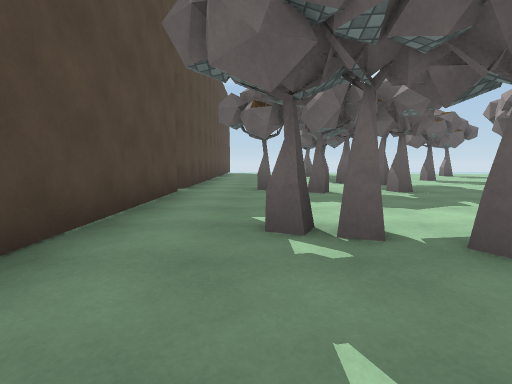
view 1 (above)

13 first-person views from a walk through a scene from a Unity 3-D project. The camera is 1.2 m above the floor, tilts 6° down and sees 85° across. The floor is counted in squares, 2 m on a side. Each view is taken from the middle of a square. On the plan, view 1 faces up. The plan holds only what a view shows up to about 9 squares ahead; the rest is blank. The place goes on beyond the plan. The player is left out. Surface patterns are stand-ins for the level's own textures.

view 2
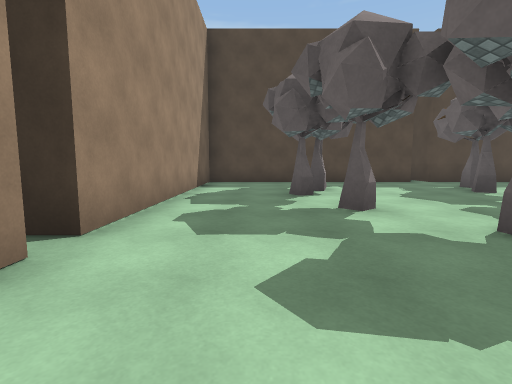

view 3
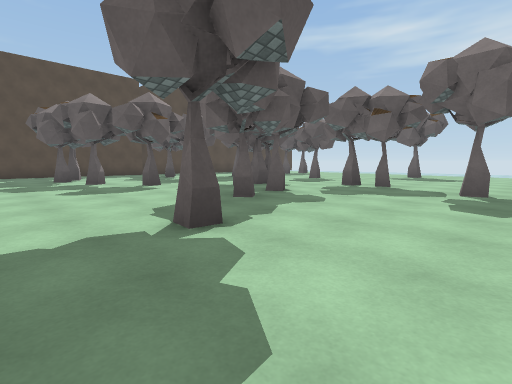

view 4
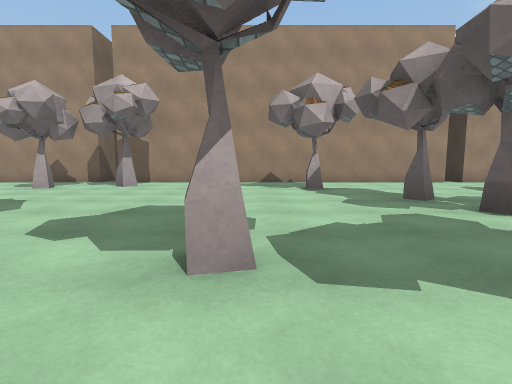

view 5
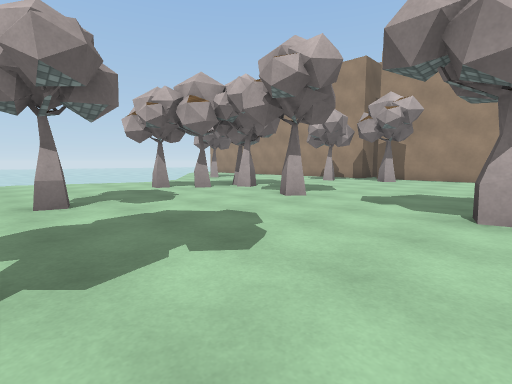

view 6
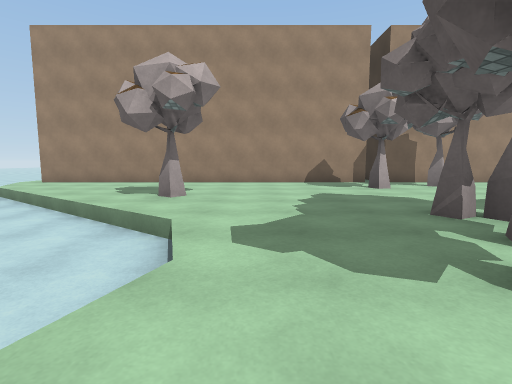

view 7
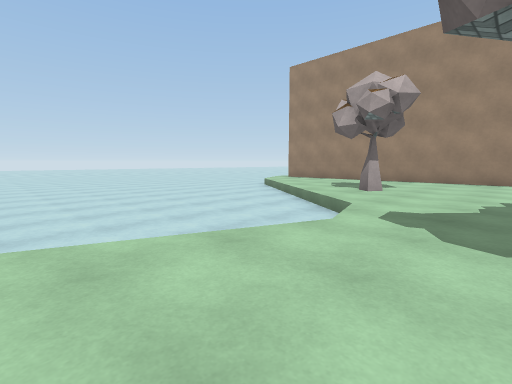

view 8
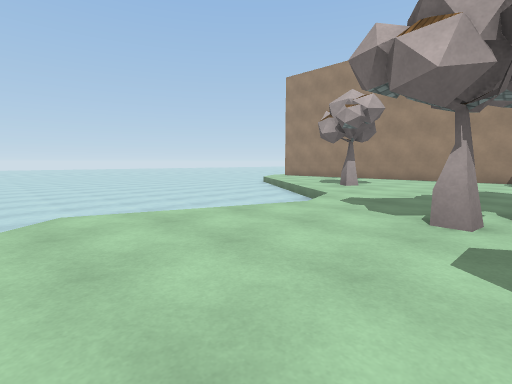

view 9
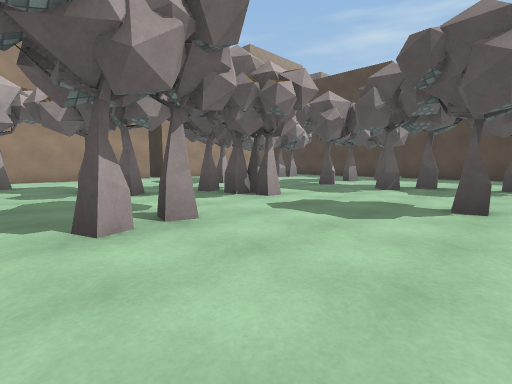

view 10
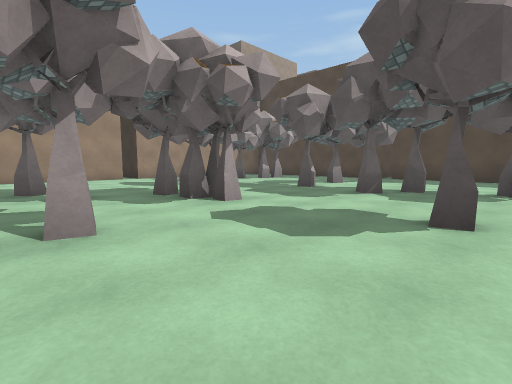

view 11
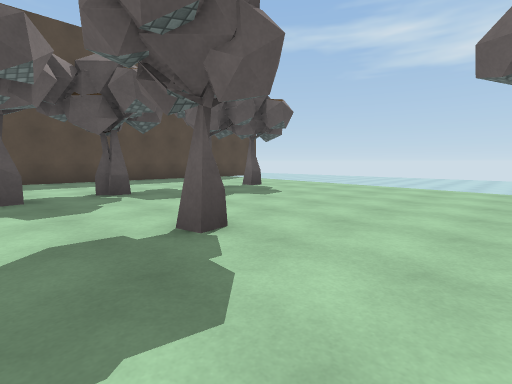

view 12
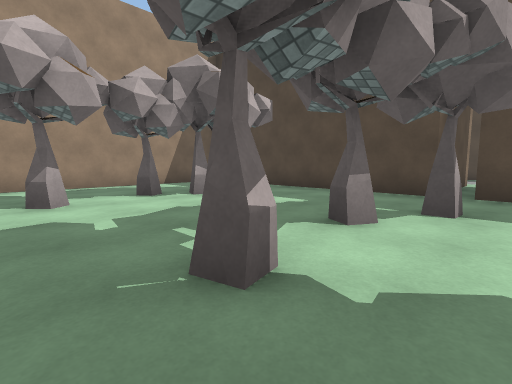

view 13
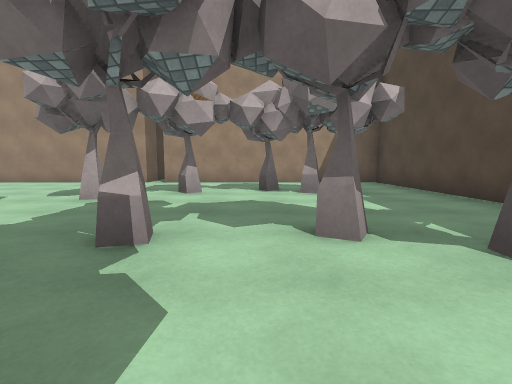

### Floor plan
Key: @ floor where view 1 was taken; # wall or solid block; x gap in a wall; . main floor; - floor 0.5 m lower than the main floor; / step, stairs or slope; O other object.
Columns run from 2 left of view 1 to 25 right of it. Each row starts with its distance up from view 1.
 10 O...#................./ ----
  9 O.......#.........#....-----
  8 O....#................/-----
  7 O..........#........#./-----
  6 O....#..#....#..#..#..------
  5 O.........#........#../-----
  4 O....................../----
  3 O......#..#............#./-
  2 O..#x...................../-
  1 O...........#...#.#.........
  0 O.@.........................
 -1 OOOOOOOOOOOOOOOOOOOOOOOOOOOO

Where each view was taken, in squares from view 1:
view 1: 0 up, 0 right, facing up
view 2: 1 up, 7 right, facing left
view 3: 0 up, 12 right, facing up-left
view 4: 8 up, 11 right, facing down
view 5: 10 up, 11 right, facing down-right
view 6: 8 up, 19 right, facing down
view 7: 9 up, 18 right, facing down-right
view 8: 10 up, 17 right, facing down-right
view 9: 10 up, 10 right, facing down-left
view 10: 10 up, 9 right, facing down-left
view 11: 8 up, 8 right, facing up-left
view 12: 7 up, 4 right, facing down-left
view 13: 8 up, 2 right, facing down
